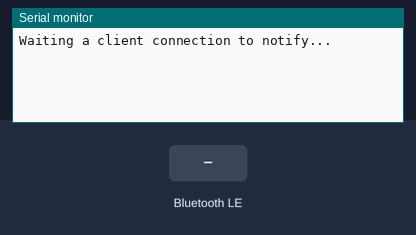
The sketch below on a simulated ESP32. Shown: the last lines printed to the serial monitor. Inputs (shaded band) come from the test bench. Nothing arrives over Bluetooth unless stated; a phone connects over Bluetooth LE 3 s after start.

Above: at 2.2 s.
2.3 s: Bluetooth LE write "1" received
At 2.9 s:
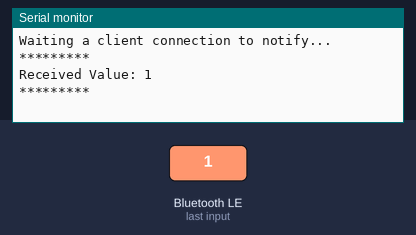
3.8 s: Bluetooth LE write "0" received
At 5.2 s:
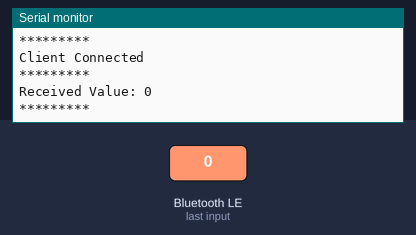

The sketch:

ble.ino
```cpp
#include <BLEDevice.h>
#include <BLEUtils.h>
#include <BLEServer.h>

#define SERVICE_UUID "4fafc201-1fb5-459e-8fcc-c5c9c331914b"
#define CHARACTERISTIC_UUID_TX "beb5483e-36e1-4688-b7f5-ea07361b26a8"
#define CHARACTERISTIC_UUID_RX "6e400003-b5a3-f393-e0a9-e50e24dcca9e"

BLEServer* pServer = NULL;
BLECharacteristic* pTxCharacteristic;
bool deviceConnected = false;
bool oldDeviceConnected = false;
uint32_t value = 0;
#define RX 16
#define TX 17

bool debug = true; // set to false once done developing and testing

// Function declarations
void initBLE();
void readArduino();
void sendToArduino(String data);
bool isArduinoMessage(String data);
String extractArduinoMessage(String data);
bool isMasterMessage(std::string data);
std::string extractMasterMessage(std::string data);
void logMessage(String data);

// Define the Server Callbacks class
class MyServerCallbacks: public BLEServerCallbacks {
  void onConnect(BLEServer* pServer) {
    deviceConnected = true;
    Serial.println("Client Connected");
  }

  void onDisconnect(BLEServer* pServer) {
    deviceConnected = false;
    Serial.println("Client Disconnected");
  }
};

// Define the Characteristic Callbacks class
class MyCallbacks: public BLECharacteristicCallbacks {
  void onWrite(BLECharacteristic *pCharacteristic) {
    std::string rxValue = pCharacteristic->getValue();

    if (rxValue.length() > 0) {
      Serial.println("*********");
      Serial.print("Received Value: ");
      for (int i = 0; i < rxValue.length(); i++)
        Serial.print(rxValue[i]);

      Serial.println();
      Serial.println("*********");

      // Do stuff based on the command received from master
      // Example: send the data to Arduino
      if (isMasterMessage(rxValue)) {
        std::string message = extractMasterMessage(rxValue);
        logMessage("received from master: " + String(message.c_str()));
        sendToArduino(String(message.c_str()));
      }
    }
  }
};

void setup() {
  Serial.begin(115200);
  Serial2.begin(9600, SERIAL_8N1, RX, TX); // connection to Arduino
  initBLE();
  delay(1000);
}

void loop() {
  // Notify changed value
  if (deviceConnected) {
    readArduino();
  }

  // disconnecting
  if (!deviceConnected && oldDeviceConnected) {
    delay(500); // give the bluetooth stack the chance to get things ready
    pServer->startAdvertising(); // restart advertising
    Serial.println("start advertising");
    oldDeviceConnected = deviceConnected;
  }
  // connecting
  if (deviceConnected && !oldDeviceConnected) {
    // do stuff here on connecting
    oldDeviceConnected = deviceConnected;
  }
}

void initBLE() {
  BLEDevice::init("Smart-Scale");

  pServer = BLEDevice::createServer();
  pServer->setCallbacks(new MyServerCallbacks());

  BLEService* pService = pServer->createService(SERVICE_UUID);

  pTxCharacteristic = pService->createCharacteristic(
                       CHARACTERISTIC_UUID_TX,
                       BLECharacteristic::PROPERTY_NOTIFY
                     );

  BLECharacteristic* pRxCharacteristic = pService->createCharacteristic(
                         CHARACTERISTIC_UUID_RX,
                         BLECharacteristic::PROPERTY_WRITE
                       );

  pRxCharacteristic->setCallbacks(new MyCallbacks());

  pService->start();
  pServer->getAdvertising()->addServiceUUID(SERVICE_UUID);
  pServer->getAdvertising()->start();
  Serial.println("Waiting a client connection to notify...");
}

void readArduino() {
  String str = "";
  while (Serial2.available()) {
    char c = Serial2.read();
    str += c;
  }
  if (isArduinoMessage(str)) {
    str = extractArduinoMessage(str);
    pTxCharacteristic->setValue(str.c_str()); // send to the Bluetooth client
    pTxCharacteristic->notify();              // notify the client
    logMessage("arduino: " + str); // send to the serial monitor
  }
}

void sendToArduino(String data) {
  logMessage("sending to arduino: " + data); // send to the serial monitor
  Serial2.println(data);
}

bool isArduinoMessage(String data) {
  String startMarker_Ard = "arduino:";
  String endMarker_Ard = ":oniudra";
  return data.indexOf(startMarker_Ard) >= 0 && data.indexOf(endMarker_Ard) >= 0;
}

String extractArduinoMessage(String data) {
  String startMarker_Ard = "arduino:";
  String endMarker_Ard = ":oniudra";
  int startIndex = data.indexOf(startMarker_Ard) + startMarker_Ard.length();
  int endIndex = data.indexOf(endMarker_Ard);
  return data.substring(startIndex, endIndex);
}

bool isMasterMessage(std::string data) {
  std::string startMarker_Master = "master:";
  std::string endMarker_Master = ":retsam";
  return data.find(startMarker_Master) != std::string::npos && data.find(endMarker_Master) != std::string::npos;
}

std::string extractMasterMessage(std::string data) {
  std::string startMarker_Master = "master:";
  std::string endMarker_Master = ":retsam";
  int startIndex = data.find(startMarker_Master) + startMarker_Master.length();
  int endIndex = data.find(endMarker_Master);
  return data.substr(startIndex, endIndex - startIndex);
}

void logMessage(String data) {
  if (debug) {
    Serial.println(data);
  }
}
```

Measured:
- after the input at 2.3 s, the serial monitor: prints a new line after 0.05 s (image 1)
- after the input at 3.8 s, the serial monitor: prints a new line after 0.05 s (image 2)
